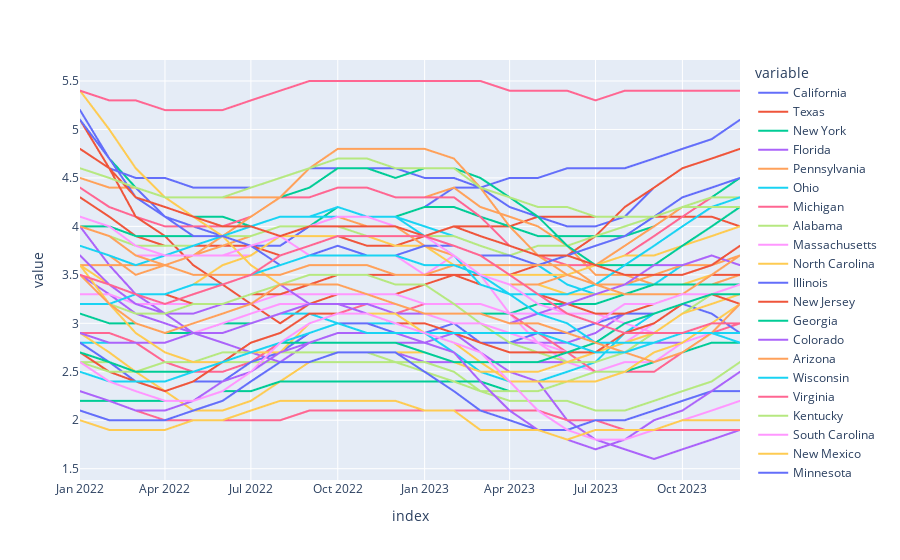

Notebook source saved alongside this figure:
### Markdown cell above
### 2- where i can find cheap labor from this states in last 2 years ?

### Code cell
ls2y_unemp=unemp_results.query('index >= 2022 and index <2024')
ls2y_unemp
px.line(ls2y_unemp)
